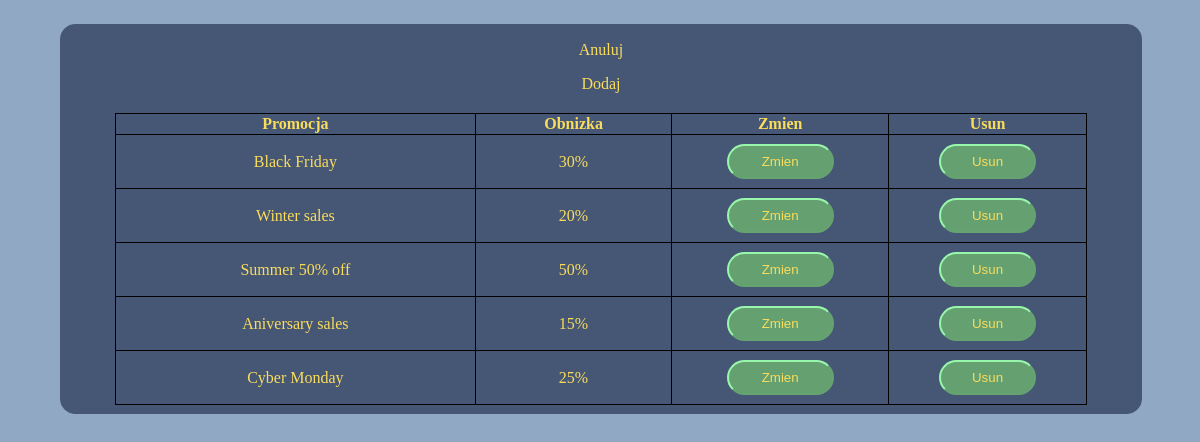
/admin/promocje.php, run on the app's committed database.
### tables this page shows
CREATE TABLE `promocja` (
  `promocja_id` tinyint(3) UNSIGNED NOT NULL,
  `promocja` varchar(50) NOT NULL,
  `obnizka_ceny` int(11) NOT NULL CHECK (`obnizka_ceny` between 1 and 100)
);

### admin/promocje.php (the view, shortened to what this page needs)
<!DOCTYPE html>
<html lang="en">
<head>
    <link rel="stylesheet" href="../style/style-globalne.css">
    <link rel="stylesheet" href="../style/style-tabelka-panelu.css">
</head>
<body>
    <section class="tabelka-panelu">
        <a href="panel-admina.php">Anuluj</a>
        <a href="promocje.php?czy_dodac=true">Dodaj</a>
        <?php
        include("../config/config.php");
        $query = "SELECT * FROM `promocja`";
        $result = $connection->query($query);
        echo "<table> <tr> <th>Promocja</th> <th>Obnizka</th> <th>Zmien</th> <th>Usun</th> </tr>";
        while ($row = $result->fetch_assoc()) {
            echo "<form method=\"post\">";
            if (isset($_POST['id']) && $row['promocja_id'] == $_POST['id'])
            {
                echo "<tr> <td><input name=\"nowa_nazwa_promocjii\" value=\"{$row['promocja']}\"}></td>";
                echo "<td><input name=\"nowa_obnizka_ceny\" value=\"{$row['obnizka_ceny']}\"}></td> <td colspan=\"2\"><button type=\"submit\" name=\"zmiana\">Zmien</button></td> </tr>";
            } else {
                echo "<tr> <td>{$row['promocja']}</td>";
                echo "<td>{$row['obnizka_ceny']}%</td>";
                if (isset($_POST['czy_dodac']) || isset($_POST['id']))
                    echo "<td colspan=\"2\">Dostepne jak zakonczysz formualrz dodawania</tr>";
                else
                    echo "<td><button type=\"submit\" name=\"zmien\">Zmien</button></td> <td><button type=\"submit\" name=\"usun\">Usun</button></td> </tr>";
            }
            echo "</form>";
        }
        ?>
    </section>
</body>
</html>

### style/style-globalne.css (style rules this page uses)
body { margin: 0px; background-color: #90A8C3; }
button { background-color: #65a070; border-color: #99F7AB; padding: 8px 12px; cursor: pointer; border-radius: 20px; color: white; }
table { border: 1px solid black; padding: 1vw; width: 90%; text-align: center; border-collapse: collapse; border-radius: 15px; margin-left: 5%; margin-top: 2.5vh; }
table button { width: 50%; }
td, th { border: 1px solid black; }
* { color: #F9DC5C; }
a { text-decoration: none; }

### style/style-tabelka-panelu.css (style rules this page uses)
.tabelka-panelu { background-color: #465775; width: 90vw; height: auto; position: relative; top: 3vh; left: 5vw; border-radius: 15px; border: 1px solid #465775; padding-bottom: 1vh; }
.tabelka-panelu a { margin-top: 2vh; display: flex; justify-content: center; }
button { height: auto; margin-top: 1vh; margin-bottom: 1vh; color: #F9DC5C; }

### data on the page
promocja: promocja "Black Friday", obnizka_ceny "30"
promocja: promocja "Winter sales", obnizka_ceny "20"
promocja: promocja "Summer 50% off", obnizka_ceny "50"
promocja: promocja "Aniversary sales", obnizka_ceny "15"
promocja: promocja "Cyber Monday", obnizka_ceny "25"
